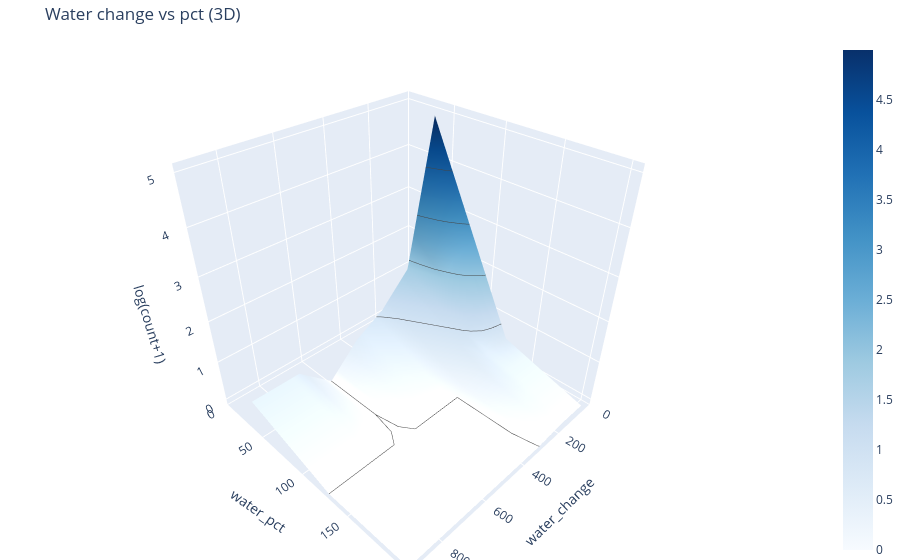

Notebook source saved alongside this figure:
### Code cell
hist3D_interactive(
    df_all,
    "water_change",
    "water_pct",
    bins=30,
    log_scale=True,
    title="Water change vs pct (3D)"
)

### Figure 1 — Plotly figure (JSON) as saved in the notebook; plotly's stock layout.template omitted (floating-point values rounded to 4 significant figures; data arrays with more than 128 entries replaced by an {"elided": "..."} marker saying what was removed)
{"data": [{"colorscale": [[0, "rgb(247,251,255)"], [0.125, "rgb(222,235,247)"], [0.25, "rgb(198,219,239)"], [0.375, "rgb(158,202,225)"], [0.5, "rgb(107,174,214)"], [0.625, "rgb(66,146,198)"], [0.75, "rgb(33,113,181)"], [0.875, "rgb(8,81,156)"], [1, "rgb(8,48,107)"]], "contours": {"z": {"show": true}}, "type": "surface", "x": {"elided": "30x30 float values"}, "y": {"elided": "30x30 float values"}, "z": {"elided": "30x30 float values"}}], "layout": {"margin": {"b": 0, "l": 0, "r": 0, "t": 40}, "scene": {"xaxis": {"range": [0, 939.7], "title": {"text": "water_change"}}, "yaxis": {"range": [0, 208.0], "title": {"text": "water_pct"}}, "zaxis": {"title": {"text": "log(count+1)"}}}, "title": {"text": "Water change vs pct (3D)"}}}
